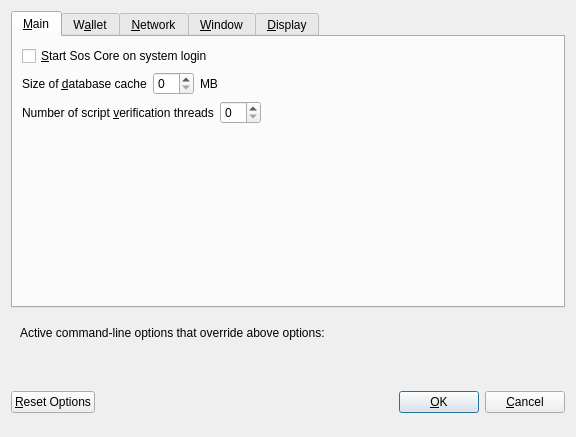
<?xml version="1.0" encoding="UTF-8"?>
<ui version="4.0">
 <class>OptionsDialog</class>
 <widget class="QDialog" name="OptionsDialog">
  <property name="geometry">
   <rect>
    <x>0</x>
    <y>0</y>
    <width>576</width>
    <height>402</height>
   </rect>
  </property>
  <property name="windowTitle">
   <string>Options</string>
  </property>
  <property name="modal">
   <bool>true</bool>
  </property>
  <layout class="QVBoxLayout" name="verticalLayout">
   <item>
    <widget class="QTabWidget" name="tabWidget">
     <property name="currentIndex">
      <number>0</number>
     </property>
     <widget class="QWidget" name="tabMain">
      <attribute name="title">
       <string>&amp;Main</string>
      </attribute>
      <layout class="QVBoxLayout" name="verticalLayout_Main">
       <item>
        <widget class="QCheckBox" name="bitcoinAtStartup">
         <property name="toolTip">
          <string>Automatically start Sos Core after logging in to the system.</string>
         </property>
         <property name="text">
          <string>&amp;Start Sos Core on system login</string>
         </property>
        </widget>
       </item>
       <item>
        <layout class="QHBoxLayout" name="horizontalLayout_2_Main">
         <item>
          <widget class="QLabel" name="databaseCacheLabel">
           <property name="text">
            <string>Size of &amp;database cache</string>
           </property>
           <property name="textFormat">
            <enum>Qt::PlainText</enum>
           </property>
           <property name="buddy">
            <cstring>databaseCache</cstring>
           </property>
          </widget>
         </item>
         <item>
          <widget class="QSpinBox" name="databaseCache"/>
         </item>
         <item>
          <widget class="QLabel" name="databaseCacheUnitLabel">
           <property name="text">
            <string>MB</string>
           </property>
           <property name="textFormat">
            <enum>Qt::PlainText</enum>
           </property>
          </widget>
         </item>
         <item>
          <spacer name="horizontalSpacer_2_Main">
           <property name="orientation">
            <enum>Qt::Horizontal</enum>
           </property>
           <property name="sizeHint" stdset="0">
            <size>
             <width>40</width>
             <height>20</height>
            </size>
           </property>
          </spacer>
         </item>
        </layout>
       </item>
       <item>
        <layout class="QHBoxLayout" name="horizontalLayout_3_Main">
         <item>
          <widget class="QLabel" name="threadsScriptVerifLabel">
           <property name="text">
            <string>Number of script &amp;verification threads</string>
           </property>
           <property name="textFormat">
            <enum>Qt::PlainText</enum>
           </property>
           <property name="buddy">
            <cstring>threadsScriptVerif</cstring>
           </property>
          </widget>
         </item>
         <item>
          <widget class="QSpinBox" name="threadsScriptVerif">
           <property name="toolTip">
            <string>(0 = auto, &lt;0 = leave that many cores free)</string>
           </property>
          </widget>
         </item>
         <item>
          <spacer name="horizontalSpacer_3_Main">
           <property name="orientation">
            <enum>Qt::Horizontal</enum>
           </property>
           <property name="sizeHint" stdset="0">
            <size>
             <width>40</width>
             <height>20</height>
            </size>
           </property>
          </spacer>
         </item>
        </layout>
       </item>
       <item>
        <spacer name="verticalSpacer_Main">
         <property name="orientation">
          <enum>Qt::Vertical</enum>
         </property>
         <property name="sizeHint" stdset="0">
          <size>
           <width>20</width>
           <height>40</height>
          </size>
         </property>
        </spacer>
       </item>
      </layout>
     </widget>
     <widget class="QWidget" name="tabWallet">
      <attribute name="title">
       <string>W&amp;allet</string>
      </attribute>
      <layout class="QVBoxLayout" name="verticalLayout_Wallet">
       <item>
        <widget class="QGroupBox" name="groupBox">
         <property name="title">
          <string>Expert</string>
         </property>
         <layout class="QVBoxLayout" name="verticalLayout_2">
          <item>
           <widget class="QCheckBox" name="coinControlFeatures">
            <property name="toolTip">
             <string>Whether to show coin control features or not.</string>
            </property>
            <property name="text">
             <string>Enable coin &amp;control features</string>
            </property>
           </widget>
          </item>
          <item>
           <widget class="QCheckBox" name="showMasternodesTab">
            <property name="toolTip">
             <string>Show additional tab listing all your masternodes in first sub-tab&lt;br/&gt;and all masternodes on the network in second sub-tab.</string>
            </property>
            <property name="text">
             <string>Show Masternodes Tab</string>
            </property>
           </widget>
          </item>
          <item>
           <widget class="QCheckBox" name="showAdvancedPSUI">
            <property name="toolTip">
             <string>Show additional information and buttons for PrivateSend on overview screen.</string>
            </property>
            <property name="text">
             <string>Enable advanced PrivateSend interface</string>
            </property>
           </widget>
          </item>
          <item>
           <widget class="QCheckBox" name="lowKeysWarning">
            <property name="toolTip">
             <string>Show warning dialog when PrivateSend detects that wallet has very low number of keys left.</string>
            </property>
            <property name="text">
             <string>Warn if PrivateSend is running out of keys</string>
            </property>
           </widget>
          </item>
          <item>
           <widget class="QCheckBox" name="privateSendMultiSession">
            <property name="toolTip">
             <string>Whether to use experimental PrivateSend mode with multiple mixing sessions per block.&lt;br/&gt;Note: You must use this feature carefully.&lt;br/&gt;Make sure you always have recent wallet (auto)backup in a safe place!</string>
            </property>
            <property name="text">
             <string>Enable PrivateSend &amp;multi-session</string>
            </property>
           </widget>
          </item>
          <item>
           <widget class="QCheckBox" name="spendZeroConfChange">
            <property name="toolTip">
             <string>If you disable the spending of unconfirmed change, the change from a transaction&lt;br/&gt;cannot be used until that transaction has at least one confirmation.&lt;br/&gt;This also affects how your balance is computed.</string>
            </property>
            <property name="text">
             <string>&amp;Spend unconfirmed change</string>
            </property>
           </widget>
          </item>
         </layout>
        </widget>
       </item>
       <item>
        <layout class="QHBoxLayout" name="horizontalLayout_4_Wallet">
         <item>
          <widget class="QLabel" name="label">
           <property name="toolTip">
            <string>This setting determines the amount of individual masternodes that an input will be anonymized through.&lt;br/&gt;More rounds of anonymization gives a higher degree of privacy, but also costs more in fees.</string>
           </property>
           <property name="text">
            <string>PrivateSend rounds to use</string>
           </property>
          </widget>
         </item>
         <item>
          <widget class="QSpinBox" name="privateSendRounds">
           <property name="minimum">
            <number>2</number>
           </property>
           <property name="maximum">
            <number>8</number>
           </property>
           <property name="value">
            <number>4</number>
           </property>
          </widget>
         </item>
        </layout>
       </item>
       <item>
        <layout class="QHBoxLayout" name="horizontalLayout">
         <item>
          <widget class="QLabel" name="label_2">
           <property name="toolTip">
            <string>This amount acts as a threshold to turn off PrivateSend once it's reached.</string>
           </property>
           <property name="statusTip">
            <string notr="true"/>
           </property>
           <property name="whatsThis">
            <string notr="true"/>
           </property>
           <property name="accessibleName">
            <string notr="true"/>
           </property>
           <property name="accessibleDescription">
            <string notr="true"/>
           </property>
           <property name="text">
            <string>Amount of Sos to keep anonymized</string>
           </property>
          </widget>
         </item>
         <item>
          <widget class="QSpinBox" name="privateSendAmount">
           <property name="minimum">
            <number>2</number>
           </property>
           <property name="maximum">
            <number>2000</number>
           </property>
           <property name="singleStep">
            <number>10</number>
           </property>
           <property name="value">
            <number>1000</number>
           </property>
          </widget>
         </item>
        </layout>
       </item>
       <item>
        <spacer name="verticalSpacer_Wallet">
         <property name="orientation">
          <enum>Qt::Vertical</enum>
         </property>
         <property name="sizeHint" stdset="0">
          <size>
           <width>20</width>
           <height>40</height>
          </size>
         </property>
        </spacer>
       </item>
      </layout>
     </widget>
     <widget class="QWidget" name="tabNetwork">
      <attribute name="title">
       <string>&amp;Network</string>
      </attribute>
      <layout class="QVBoxLayout" name="verticalLayout_Network">
       <item>
        <widget class="QCheckBox" name="mapPortUpnp">
         <property name="toolTip">
          <string>Automatically open the Sos Core client port on the router. This only works when your router supports UPnP and it is enabled.</string>
         </property>
         <property name="text">
          <string>Map port using &amp;UPnP</string>
         </property>
        </widget>
       </item>
       <item>
        <widget class="QCheckBox" name="allowIncoming">
         <property name="toolTip">
          <string>Accept connections from outside</string>
         </property>
         <property name="text">
          <string>Allow incoming connections</string>
         </property>
        </widget>
       </item>
       <item>
        <widget class="QCheckBox" name="connectSocks">
         <property name="toolTip">
          <string>Connect to the Sos network through a SOCKS5 proxy.</string>
         </property>
         <property name="text">
          <string>&amp;Connect through SOCKS5 proxy (default proxy):</string>
         </property>
        </widget>
       </item>
       <item>
        <layout class="QHBoxLayout" name="horizontalLayout_1_Network">
         <item>
          <widget class="QLabel" name="proxyIpLabel">
           <property name="text">
            <string>Proxy &amp;IP:</string>
           </property>
           <property name="textFormat">
            <enum>Qt::PlainText</enum>
           </property>
           <property name="buddy">
            <cstring>proxyIp</cstring>
           </property>
          </widget>
         </item>
         <item>
          <widget class="QValidatedLineEdit" name="proxyIp">
           <property name="minimumSize">
            <size>
             <width>140</width>
             <height>0</height>
            </size>
           </property>
           <property name="maximumSize">
            <size>
             <width>140</width>
             <height>16777215</height>
            </size>
           </property>
           <property name="toolTip">
            <string>IP address of the proxy (e.g. IPv4: 127.0.0.1 / IPv6: ::1)</string>
           </property>
          </widget>
         </item>
         <item>
          <widget class="QLabel" name="proxyPortLabel">
           <property name="text">
            <string>&amp;Port:</string>
           </property>
           <property name="textFormat">
            <enum>Qt::PlainText</enum>
           </property>
           <property name="buddy">
            <cstring>proxyPort</cstring>
           </property>
          </widget>
         </item>
         <item>
          <widget class="QLineEdit" name="proxyPort">
           <property name="minimumSize">
            <size>
             <width>55</width>
             <height>0</height>
            </size>
           </property>
           <property name="maximumSize">
            <size>
             <width>55</width>
             <height>16777215</height>
            </size>
           </property>
           <property name="toolTip">
            <string>Port of the proxy (e.g. 9050)</string>
           </property>
          </widget>
         </item>
         <item>
          <spacer name="horizontalSpacer_1_Network">
           <property name="orientation">
            <enum>Qt::Horizontal</enum>
           </property>
           <property name="sizeHint" stdset="0">
            <size>
             <width>40</width>
             <height>20</height>
            </size>
           </property>
          </spacer>
         </item>
        </layout>
       </item>
       <item>
        <layout class="QHBoxLayout" name="horizontalLayout_2_Network">
         <item>
          <widget class="QLabel" name="proxyActiveNets">
           <property name="text">
            <string>Used for reaching peers via:</string>
           </property>
           <property name="textFormat">
            <enum>Qt::PlainText</enum>
           </property>
          </widget>
         </item>
         <item>
          <widget class="QCheckBox" name="proxyReachIPv4">
           <property name="enabled">
            <bool>false</bool>
           </property>
           <property name="toolTip">
            <string>Shows, if the supplied default SOCKS5 proxy is used to reach peers via this network type.</string>
           </property>
           <property name="text">
            <string/>
           </property>
          </widget>
         </item>
         <item>
          <widget class="QLabel" name="proxyReachIPv4Label">
           <property name="text">
            <string>IPv4</string>
           </property>
           <property name="textFormat">
            <enum>Qt::PlainText</enum>
           </property>
          </widget>
         </item>
         <item>
          <widget class="QCheckBox" name="proxyReachIPv6">
           <property name="enabled">
            <bool>false</bool>
           </property>
           <property name="toolTip">
            <string>Shows, if the supplied default SOCKS5 proxy is used to reach peers via this network type.</string>
           </property>
           <property name="text">
            <string/>
           </property>
          </widget>
         </item>
         <item>
          <widget class="QLabel" name="proxyReachIPv6Label">
           <property name="text">
            <string>IPv6</string>
           </property>
           <property name="textFormat">
            <enum>Qt::PlainText</enum>
           </property>
          </widget>
         </item>
         <item>
          <widget class="QCheckBox" name="proxyReachTor">
           <property name="enabled">
            <bool>false</bool>
           </property>
           <property name="toolTip">
            <string>Shows, if the supplied default SOCKS5 proxy is used to reach peers via this network type.</string>
           </property>
           <property name="text">
            <string/>
           </property>
          </widget>
         </item>
         <item>
          <widget class="QLabel" name="proxyReachTorLabel">
           <property name="text">
            <string>Tor</string>
           </property>
           <property name="textFormat">
            <enum>Qt::PlainText</enum>
           </property>
          </widget>
         </item>
         <item>
          <spacer name="horizontalSpacer_2_Network">
           <property name="orientation">
            <enum>Qt::Horizontal</enum>
           </property>
           <property name="sizeHint" stdset="0">
            <size>
             <width>40</width>
             <height>20</height>
            </size>
           </property>
          </spacer>
         </item>
        </layout>
       </item>
       <item>
        <widget class="QCheckBox" name="connectSocksTor">
         <property name="toolTip">
          <string>Connect to the Sos network through a separate SOCKS5 proxy for Tor hidden services.</string>
         </property>
         <property name="text">
          <string>Use separate SOCKS5 proxy to reach peers via Tor hidden services:</string>
         </property>
        </widget>
       </item>
       <item>
        <layout class="QHBoxLayout" name="horizontalLayout_3_Network">
         <item>
          <widget class="QLabel" name="proxyIpTorLabel">
           <property name="text">
            <string>Proxy &amp;IP:</string>
           </property>
           <property name="textFormat">
            <enum>Qt::PlainText</enum>
           </property>
           <property name="buddy">
            <cstring>proxyIpTor</cstring>
           </property>
          </widget>
         </item>
         <item>
          <widget class="QValidatedLineEdit" name="proxyIpTor">
           <property name="minimumSize">
            <size>
             <width>140</width>
             <height>0</height>
            </size>
           </property>
           <property name="maximumSize">
            <size>
             <width>140</width>
             <height>16777215</height>
            </size>
           </property>
           <property name="toolTip">
            <string>IP address of the proxy (e.g. IPv4: 127.0.0.1 / IPv6: ::1)</string>
           </property>
          </widget>
         </item>
         <item>
          <widget class="QLabel" name="proxyPortTorLabel">
           <property name="text">
            <string>&amp;Port:</string>
           </property>
           <property name="textFormat">
            <enum>Qt::PlainText</enum>
           </property>
           <property name="buddy">
            <cstring>proxyPortTor</cstring>
           </property>
          </widget>
         </item>
         <item>
          <widget class="QLineEdit" name="proxyPortTor">
           <property name="minimumSize">
            <size>
             <width>55</width>
             <height>0</height>
            </size>
           </property>
           <property name="maximumSize">
            <size>
             <width>55</width>
             <height>16777215</height>
            </size>
           </property>
           <property name="toolTip">
            <string>Port of the proxy (e.g. 9050)</string>
           </property>
          </widget>
         </item>
         <item>
          <spacer name="horizontalSpacer_4_Network">
           <property name="orientation">
            <enum>Qt::Horizontal</enum>
           </property>
           <property name="sizeHint" stdset="0">
            <size>
             <width>40</width>
             <height>20</height>
            </size>
           </property>
          </spacer>
         </item>
        </layout>
       </item>
       <item>
        <spacer name="verticalSpacer_Network">
         <property name="orientation">
          <enum>Qt::Vertical</enum>
         </property>
         <property name="sizeHint" stdset="0">
          <size>
           <width>20</width>
           <height>40</height>
          </size>
         </property>
        </spacer>
       </item>
      </layout>
     </widget>
     <widget class="QWidget" name="tabWindow">
      <attribute name="title">
       <string>&amp;Window</string>
      </attribute>
      <layout class="QVBoxLayout" name="verticalLayout_Window">
       <item>
        <widget class="QCheckBox" name="minimizeToTray">
         <property name="toolTip">
          <string>Show only a tray icon after minimizing the window.</string>
         </property>
         <property name="text">
          <string>&amp;Minimize to the tray instead of the taskbar</string>
         </property>
        </widget>
       </item>
       <item>
        <widget class="QCheckBox" name="minimizeOnClose">
         <property name="toolTip">
          <string>Minimize instead of exit the application when the window is closed. When this option is enabled, the application will be closed only after selecting Exit in the menu.</string>
         </property>
         <property name="text">
          <string>M&amp;inimize on close</string>
         </property>
        </widget>
       </item>
       <item>
        <spacer name="verticalSpacer_Window">
         <property name="orientation">
          <enum>Qt::Vertical</enum>
         </property>
         <property name="sizeHint" stdset="0">
          <size>
           <width>20</width>
           <height>40</height>
          </size>
         </property>
        </spacer>
       </item>
      </layout>
     </widget>
     <widget class="QWidget" name="tabDisplay">
      <attribute name="title">
       <string>&amp;Display</string>
      </attribute>
      <layout class="QVBoxLayout" name="verticalLayout_Display">
       <item>
        <layout class="QHBoxLayout" name="horizontalLayout_1_Display">
         <item>
          <widget class="QLabel" name="langLabel">
           <property name="text">
            <string>User Interface &amp;language:</string>
           </property>
           <property name="textFormat">
            <enum>Qt::PlainText</enum>
           </property>
           <property name="buddy">
            <cstring>lang</cstring>
           </property>
          </widget>
         </item>
         <item>
          <widget class="QValueComboBox" name="lang">
           <property name="toolTip">
            <string>The user interface language can be set here. This setting will take effect after restarting Sos Core.</string>
           </property>
          </widget>
         </item>
        </layout>
       </item>
       <item>
        <widget class="QLabel" name="label_3">
         <property name="toolTip">
          <string notr="true"/>
         </property>
         <property name="statusTip">
          <string notr="true"/>
         </property>
         <property name="whatsThis">
          <string notr="true"/>
         </property>
         <property name="accessibleName">
          <string notr="true"/>
         </property>
         <property name="text">
          <string>Language missing or translation incomplete? Help contributing translations here:
https://www.transifex.com/projects/p/sos/</string>
         </property>
         <property name="wordWrap">
          <bool>true</bool>
         </property>
         <property name="openExternalLinks">
          <bool>true</bool>
         </property>
         <property name="textInteractionFlags">
          <set>Qt::TextBrowserInteraction</set>
         </property>
        </widget>
       </item>
       <item>
        <layout class="QHBoxLayout" name="horizontalLayout_4_Display" stretch="0,0">
         <item>
          <widget class="QLabel" name="themeLabel">
           <property name="text">
            <string>User Interface Theme:</string>
           </property>
          </widget>
         </item>
         <item>
          <widget class="QValueComboBox" name="theme"/>
         </item>
        </layout>
       </item>
       <item>
        <widget class="Line" name="line">
         <property name="orientation">
          <enum>Qt::Horizontal</enum>
         </property>
        </widget>
       </item>
       <item>
        <layout class="QHBoxLayout" name="horizontalLayout_2_Display">
         <item>
          <widget class="QLabel" name="unitLabel">
           <property name="text">
            <string>&amp;Unit to show amounts in:</string>
           </property>
           <property name="textFormat">
            <enum>Qt::PlainText</enum>
           </property>
           <property name="buddy">
            <cstring>unit</cstring>
           </property>
          </widget>
         </item>
         <item>
          <widget class="QValueComboBox" name="unit">
           <property name="toolTip">
            <string>Choose the default subdivision unit to show in the interface and when sending coins.</string>
           </property>
          </widget>
         </item>
        </layout>
       </item>
       <item>
        <layout class="QHBoxLayout" name="horizontalLayout_5_Display">
         <item>
          <widget class="QLabel" name="digitsLabel">
           <property name="text">
            <string>Decimal digits</string>
           </property>
          </widget>
         </item>
         <item>
          <widget class="QValueComboBox" name="digits"/>
         </item>
        </layout>
       </item>
       <item>
        <layout class="QHBoxLayout" name="horizontalLayout_3_Display">
         <item>
          <widget class="QLabel" name="thirdPartyTxUrlsLabel">
           <property name="toolTip">
            <string>Third party URLs (e.g. a block explorer) that appear in the transactions tab as context menu items.&lt;br/&gt;%s in the URL is replaced by transaction hash. Multiple URLs are separated by vertical bar |.</string>
           </property>
           <property name="text">
            <string>Third party transaction URLs</string>
           </property>
           <property name="buddy">
            <cstring>thirdPartyTxUrls</cstring>
           </property>
          </widget>
         </item>
         <item>
          <widget class="QLineEdit" name="thirdPartyTxUrls">
           <property name="toolTip">
            <string>Third party URLs (e.g. a block explorer) that appear in the transactions tab as context menu items.&lt;br/&gt;%s in the URL is replaced by transaction hash. Multiple URLs are separated by vertical bar |.</string>
           </property>
          </widget>
         </item>
        </layout>
       </item>
       <item>
        <spacer name="verticalSpacer">
         <property name="orientation">
          <enum>Qt::Vertical</enum>
         </property>
         <property name="sizeHint" stdset="0">
          <size>
           <width>20</width>
           <height>40</height>
          </size>
         </property>
        </spacer>
       </item>
      </layout>
     </widget>
    </widget>
   </item>
   <item>
    <widget class="QFrame" name="frame">
     <layout class="QVBoxLayout" name="verticalLayout_Bottom">
      <item>
       <layout class="QHBoxLayout" name="horizontalLayout_Bottom">
        <item>
         <widget class="QLabel" name="overriddenByCommandLineInfoLabel">
          <property name="text">
           <string>Active command-line options that override above options:</string>
          </property>
          <property name="textFormat">
           <enum>Qt::PlainText</enum>
          </property>
         </widget>
        </item>
        <item>
         <spacer name="horizontalSpacer_Bottom">
          <property name="orientation">
           <enum>Qt::Horizontal</enum>
          </property>
          <property name="sizeHint" stdset="0">
           <size>
            <width>40</width>
            <height>20</height>
           </size>
          </property>
         </spacer>
        </item>
       </layout>
      </item>
      <item>
       <widget class="QLabel" name="overriddenByCommandLineLabel">
        <property name="text">
         <string/>
        </property>
        <property name="textFormat">
         <enum>Qt::PlainText</enum>
        </property>
        <property name="wordWrap">
         <bool>true</bool>
        </property>
       </widget>
      </item>
     </layout>
    </widget>
   </item>
   <item>
    <layout class="QHBoxLayout" name="horizontalLayout_Buttons">
     <item>
      <widget class="QPushButton" name="resetButton">
       <property name="toolTip">
        <string>Reset all client options to default.</string>
       </property>
       <property name="text">
        <string>&amp;Reset Options</string>
       </property>
       <property name="autoDefault">
        <bool>false</bool>
       </property>
      </widget>
     </item>
     <item>
      <spacer name="horizontalSpacer_1">
       <property name="orientation">
        <enum>Qt::Horizontal</enum>
       </property>
       <property name="sizeHint" stdset="0">
        <size>
         <width>40</width>
         <height>48</height>
        </size>
       </property>
      </spacer>
     </item>
     <item>
      <widget class="QLabel" name="statusLabel">
       <property name="minimumSize">
        <size>
         <width>200</width>
         <height>0</height>
        </size>
       </property>
       <property name="font">
        <font>
         <weight>75</weight>
         <bold>true</bold>
        </font>
       </property>
       <property name="text">
        <string/>
       </property>
       <property name="textFormat">
        <enum>Qt::PlainText</enum>
       </property>
       <property name="wordWrap">
        <bool>true</bool>
       </property>
      </widget>
     </item>
     <item>
      <spacer name="horizontalSpacer_2">
       <property name="orientation">
        <enum>Qt::Horizontal</enum>
       </property>
       <property name="sizeHint" stdset="0">
        <size>
         <width>40</width>
         <height>48</height>
        </size>
       </property>
      </spacer>
     </item>
     <item>
      <widget class="QPushButton" name="okButton">
       <property name="text">
        <string>&amp;OK</string>
       </property>
       <property name="autoDefault">
        <bool>false</bool>
       </property>
       <property name="default">
        <bool>true</bool>
       </property>
      </widget>
     </item>
     <item>
      <widget class="QPushButton" name="cancelButton">
       <property name="text">
        <string>&amp;Cancel</string>
       </property>
       <property name="autoDefault">
        <bool>false</bool>
       </property>
      </widget>
     </item>
    </layout>
   </item>
  </layout>
 </widget>
 <customwidgets>
  <customwidget>
   <class>QValidatedLineEdit</class>
   <extends>QLineEdit</extends>
   <header>qvalidatedlineedit.h</header>
  </customwidget>
  <customwidget>
   <class>QValueComboBox</class>
   <extends>QComboBox</extends>
   <header>qvaluecombobox.h</header>
  </customwidget>
 </customwidgets>
 <resources/>
 <connections/>
</ui>
